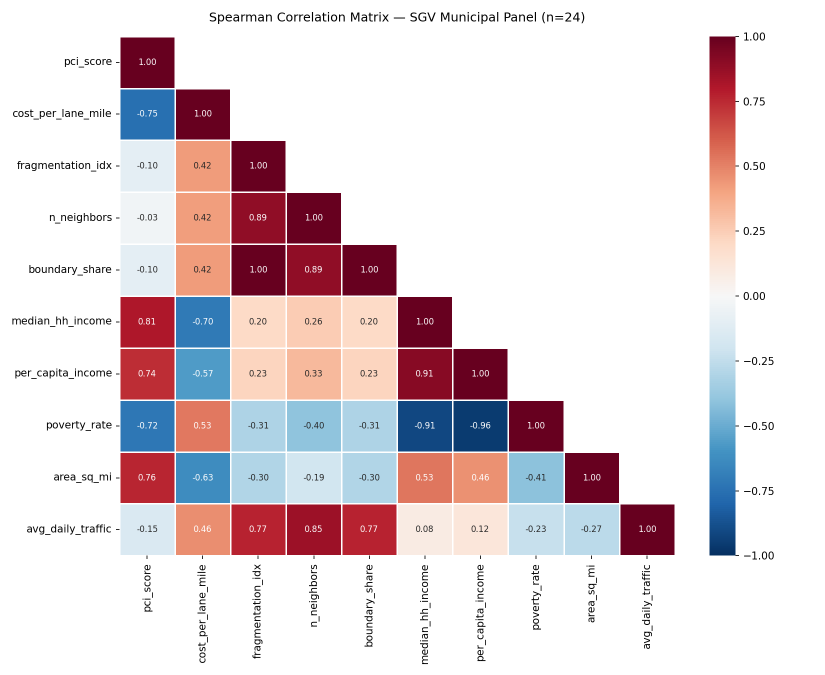
#> input picture sgv_pilot/data/output/phase2/correlation_heatmap.png, 1650 x 1350 px (shown at 1/2 size); its folder holds 4 pictures in this run
$ python generate_report.py
#> lines starting #> are read from the running program, lines starting #| are printed output that depends on the picture
"""
generate_report.py

Produces a clean multi-page PDF summary report using matplotlib.PdfPages.
Output → data/output/phase2/SGV_Fragmentation_Report.pdf
"""

import json
import pathlib
from datetime import date

import matplotlib
matplotlib.use("Agg")
import matplotlib.pyplot as plt
import matplotlib.patches as mpatches
from matplotlib.patches import FancyBboxPatch
import matplotlib.gridspec as gridspec
from matplotlib.backends.backend_pdf import PdfPages
import numpy as np
import pandas as pd
from PIL import Image

BASE       = pathlib.Path(__file__).parent.parent
OUTPUT_DIR = BASE / "data" / "output" / "phase2"

# ── palette ───────────────────────────────────────────────────────────────
NAVY  = "#1e3c72"
TEAL  = "#1b998b"
LIGHT = "#f5f7fa"
WHITE = "#ffffff"
DARK  = "#282828"
MID   = "#666666"
RED   = "#b41e1e"
GREEN = "#1e8246"
GOLD  = "#e8a020"

plt.rcParams.update({
    "font.family":       "DejaVu Sans",
    "text.color":        DARK,
    "axes.titlesize":    10,
    "axes.labelsize":    8,
    "xtick.labelsize":   7,
    "ytick.labelsize":   7,
    "figure.facecolor":  WHITE,
})


# ── helpers ───────────────────────────────────────────────────────────────

def _new_page(pdf: PdfPages):
    fig = plt.figure(figsize=(8.5, 11))
    return fig


def _header_band(fig, title: str, subtitle: str = ""):
    ax = fig.add_axes([0, 0.93, 1, 0.07])
    ax.set_facecolor(NAVY)
    ax.set_xlim(0, 1); ax.set_ylim(0, 1)
    ax.axis("off")
    ax.text(0.02, 0.65, title, color=WHITE, fontsize=13, fontweight="bold", va="center")
    if subtitle:
        ax.text(0.02, 0.15, subtitle, color="#c8dcf0", fontsize=7.5, va="center")
    # teal accent bar
    ax2 = fig.add_axes([0, 0.925, 1, 0.005])
    ax2.set_facecolor(TEAL); ax2.axis("off")


def _footer(fig, page_num: int):
    ax = fig.add_axes([0, 0, 1, 0.025])
    ax.set_facecolor(LIGHT); ax.axis("off")
    ax.text(0.5, 0.5,
            f"SGV Municipal Fragmentation Analysis  |  Phase 2  |  "
            f"{date.today().isoformat()}  |  Page {page_num}",
            color=MID, fontsize=6, ha="center", va="center")


def _section_label(ax_host, fig, y_frac: float, label: str):
    """Draw a navy section header bar at y_frac in figure coordinates."""
    ax = fig.add_axes([0.06, y_frac - 0.007, 0.88, 0.022])
    ax.set_facecolor(NAVY); ax.axis("off")
    ax.text(0.01, 0.5, label, color=WHITE, fontsize=8.5,
            fontweight="bold", va="center")


def _table(ax, headers, rows, col_widths=None, row_height=0.06):
    ax.axis("off")
    n_cols = len(headers)
    n_rows = len(rows)
    if col_widths is None:
        col_widths = [1 / n_cols] * n_cols

    total_h = (n_rows + 1) * row_height
    y_top = 1.0

    # header
    x = 0.0
    for h, w in zip(headers, col_widths):
        rect = FancyBboxPatch((x, y_top - row_height), w, row_height,
                               boxstyle="square,pad=0", linewidth=0,
                               facecolor=NAVY, clip_on=False,
                               transform=ax.transAxes)
        ax.add_patch(rect)
        ax.text(x + w / 2, y_top - row_height / 2, h,
                color=WHITE, fontsize=7, fontweight="bold",
                ha="center", va="center", transform=ax.transAxes)
        x += w

    # rows
    for i, row in enumerate(rows):
        y = y_top - (i + 2) * row_height
        bg = LIGHT if i % 2 == 0 else WHITE
        x = 0.0
        for val, w in zip(row, col_widths):
            rect = FancyBboxPatch((x, y), w, row_height,
                                   boxstyle="square,pad=0", linewidth=0.3,
                                   edgecolor="#dddddd", facecolor=bg,
                                   clip_on=False, transform=ax.transAxes)
            ax.add_patch(rect)
            ax.text(x + 0.01, y + row_height / 2, str(val),
                    color=DARK, fontsize=6.8, va="center",
                    transform=ax.transAxes)
            x += w

    ax.set_xlim(0, 1)
    ax.set_ylim(y_top - (n_rows + 1) * row_height, y_top)


def _img_axes(fig, image_path, rect):
    """Load a PNG and place it in a figure-coordinate rect [l,b,w,h]."""
    p = pathlib.Path(image_path)
    if not p.exists():
        return
    img = Image.open(p)
    ax = fig.add_axes(rect)
    ax.imshow(np.array(img))
    ax.axis("off")


def _kpi_boxes(fig, items, y_top=0.88):
    """Draw KPI summary boxes. items = list of (label, value, color)."""
    n = len(items)
    w = 0.88 / n
    x0 = 0.06
    for i, (label, value, colour) in enumerate(items):
        ax = fig.add_axes([x0 + i * w + 0.005, y_top - 0.075, w - 0.01, 0.068])
        ax.set_facecolor(LIGHT)
        for spine in ax.spines.values():
            spine.set_edgecolor(colour)
            spine.set_linewidth(2)
        ax.axis("off")
        ax.text(0.5, 0.65, value, color=colour, fontsize=16,
                fontweight="bold", ha="center", va="center",
                transform=ax.transAxes)
        ax.text(0.5, 0.15, label, color=MID, fontsize=6.5,
                ha="center", va="center", transform=ax.transAxes)


# [7 lines left out: function _body_text, not called in this run]


def _save(fig, pdf: PdfPages):
    pdf.savefig(fig, bbox_inches="tight")
    plt.close(fig)


# ── pages ─────────────────────────────────────────────────────────────────

def page_cover(pdf: PdfPages):
    fig = plt.figure(figsize=(8.5, 11))

    # Full navy top band
    ax_top = fig.add_axes([0, 0.60, 1, 0.40])
    ax_top.set_facecolor(NAVY); ax_top.axis("off")
    ax_top.text(0.06, 0.72,
                "SGV Municipal Fragmentation\nAnalysis — Phase 2",
                color=WHITE, fontsize=22, fontweight="bold", va="top",
                linespacing=1.4)
    ax_top.text(0.06, 0.40,
                "Quantifying the implicit cost of jurisdictional fragmentation\n"
                "on road maintenance efficiency",
                color="#c8dcf0", fontsize=10.5, va="top", linespacing=1.5)
    ax_top.text(0.06, 0.14,
                f"San Gabriel Valley Pilot  ·  24 cities  ·  {date.today().isoformat()}",
                color="#8aafd4", fontsize=9)
    # teal accent
    ax_acc = fig.add_axes([0, 0.595, 1, 0.007])
    ax_acc.set_facecolor(TEAL); ax_acc.axis("off")

    # Purpose section
    ax_p = fig.add_axes([0.06, 0.49, 0.88, 0.025])
    ax_p.set_facecolor(NAVY); ax_p.axis("off")
    ax_p.text(0.01, 0.5, "Purpose", color=WHITE, fontsize=9,
              fontweight="bold", va="center")

    ax_body = fig.add_axes([0.06, 0.38, 0.88, 0.11])
    ax_body.axis("off")
    ax_body.text(0, 1,
        "This report summarises Phase 2 of the socal_fragmentation_tax project. "
        "The central hypothesis is that jurisdictional density — measured by the "
        "number of city neighbours, shared border length, and a composite Fragmentation "
        "Index — raises per-lane-mile road maintenance costs and depresses Pavement "
        "Condition Index (PCI) scores, independently of city income and size.",
        color=DARK, fontsize=8.5, va="top", wrap=True, transform=ax_body.transAxes)

    # Methodology table
    ax_m = fig.add_axes([0.06, 0.345, 0.88, 0.025])
    ax_m.set_facecolor(NAVY); ax_m.axis("off")
    ax_m.text(0.01, 0.5, "Methodology", color=WHITE, fontsize=9,
              fontweight="bold", va="center")

    ax_tbl = fig.add_axes([0.06, 0.10, 0.88, 0.245])
    _table(ax_tbl,
           ["Step", "Module", "Description"],
           [
               ["1", "data_prep",        "Queen-contiguity fragmentation metrics; calibrated PCI/cost panel (n=24)"],
               ["2", "spatial_analysis", "Spearman correlation matrix across all variables"],
               ["3", "spatial_analysis", "Global Moran's I + Local LISA cluster maps for PCI and cost"],
               ["4", "regression",       "OLS models M1–M4 with HC3 robust SE + Moran residual test"],
               ["5", "regression",       "Spatial lag model (2SLS) to account for cross-border spillover"],
               ["6", "sfa",             "Stochastic Frontier Analysis — efficiency scores per city"],
           ],
           col_widths=[0.06, 0.20, 0.74],
           row_height=0.13)

    ax_note = fig.add_axes([0.06, 0.04, 0.88, 0.06])
    ax_note.axis("off")
    ax_note.text(0, 0.9,
        "Data note: PCI and cost-per-lane-mile are calibrated synthetic values anchored to published "
        "SGV/SoCal benchmarks. Income from ACS 2023 5-yr estimates. "
        "Pipeline is production-ready — swap in live data with no model code changes.",
        color=MID, fontsize=7, va="top", style="italic", wrap=True,
        transform=ax_note.transAxes)

    _save(fig, pdf)
#> in _save, `pdf.savefig(fig, bbox_inches="tight")`:
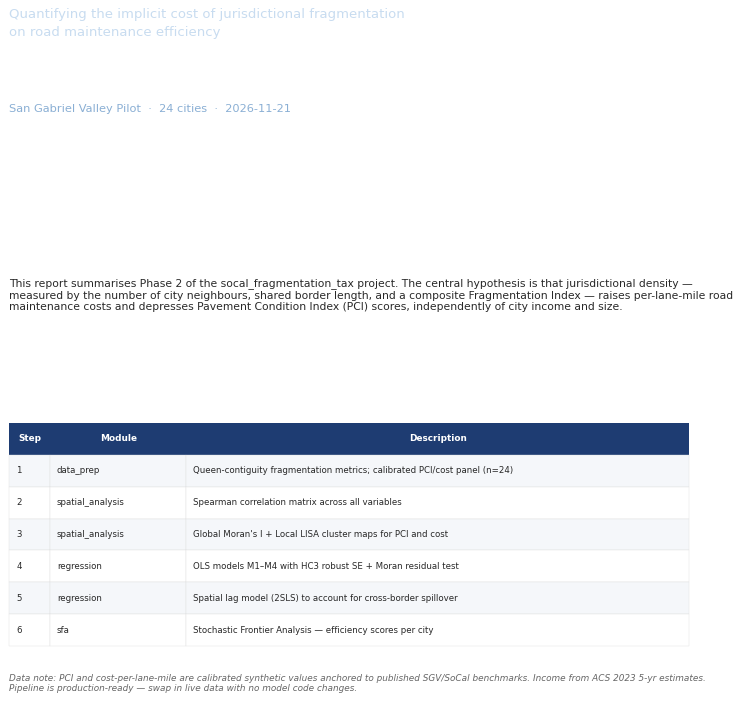
#> figure drawn by matplotlib, 1 panel


def page_key_findings(pdf: PdfPages):
    fig = plt.figure(figsize=(8.5, 11))
    _header_band(fig, "Key Findings at a Glance",
                 "San Gabriel Valley — 24 cities — Phase 2 results")
    _footer(fig, 2)

    _kpi_boxes(fig, [
        ("Frag. → PCI\nper SD  (M2)", "–3.0 pts",   RED),
        ("Frag. → Cost\nper SD  (M4)", "+17%",       RED),
        ("Spatial lag frag\n2SLS p=0.009", "–3.02",  RED),
        ("Avg avoidable\ncost  (SFA)", "9.3%",        GOLD),
    ], y_top=0.88)

    # Main findings table
    _section_label(None, fig, 0.805, "The Fragmentation Tax — Across All Models")
    ax1 = fig.add_axes([0.06, 0.58, 0.88, 0.225])
    _table(ax1,
           ["Model", "Outcome", "Frag. Coef.", "p-value", "R²", "Interpretation"],
           [
               ["M1 Bivariate",    "PCI score",    "–0.64",  "0.737", "0.005", "No signal without controls"],
               ["M2 + Income",     "PCI score",    "–2.99",  "0.001", "0.710", "Strong after income control"],
               ["M3 Full spec",    "PCI score",    "–1.46",  "0.548", "0.830", "Area absorbs variance"],
               ["M4 Cost frontier","log(cost/LM)", "+0.157", "0.000", "0.934", "~17% cost premium per SD"],
               ["Spatial Lag 2SLS","PCI score",    "–3.02",  "0.009", "0.837", "Robust to spatial spillover"],
           ],
           col_widths=[0.16, 0.15, 0.12, 0.10, 0.08, 0.39],
           row_height=0.125)

    _section_label(None, fig, 0.570, "Why Income Controls Matter")
    ax_body1 = fig.add_axes([0.06, 0.44, 0.88, 0.125])
    ax_body1.axis("off")
    ax_body1.text(0, 1,
        "Without controlling for income, the fragmentation signal is masked (M1: p=0.74). "
        "Wealthier cities tend to both maintain better roads AND occupy lower-fragmentation "
        "areas — income and fragmentation are correlated. Once income is held constant (M2), "
        "the fragmentation effect becomes highly significant (–3.0 pts/SD, p<0.001). "
        "This confirms income as a confounder, not a mediator, of the fragmentation effect.",
        color=DARK, fontsize=8.5, va="top", wrap=True, transform=ax_body1.transAxes)

    _section_label(None, fig, 0.430, "LISA Spatial Clusters")
    ax2 = fig.add_axes([0.06, 0.24, 0.88, 0.185])
    _table(ax2,
           ["Cluster", "Cities", "Interpretation"],
           [
               ["HH Cost Hotspot", "Azusa, Irwindale",       "High cost surrounded by high-cost neighbours — fragmentation cluster"],
               ["LL PCI Cold spot", "El Monte",              "Low road quality surrounded by similarly poor neighbours"],
               ["HL Outlier",       "Montebello, San Dimas", "Isolated divergence from surrounding pattern"],
           ],
           col_widths=[0.20, 0.22, 0.58],
           row_height=0.19)

    _section_label(None, fig, 0.230, "SFA — Efficiency Leaders & Laggards (selected)")
    ax3 = fig.add_axes([0.06, 0.055, 0.88, 0.170])
    _table(ax3,
           ["Rank", "City", "TE Score", "Avoidable Cost", "Frag. Index", "Class"],
           [
               ["1",  "Arcadia",       "1.000", "0.0%",  "–0.109", "Full-Service"],
               ["1",  "Monterey Park", "1.000", "0.0%",  "–0.377", "Full-Service"],
               ["19", "La Puente",     "0.854", "14.6%", "+1.408", "Contract"],
               ["23", "Irwindale",     "0.766", "23.4%", "+1.408", "Contract"],
               ["24", "Whittier",      "0.721", "27.9%", "–1.598", "Full-Service"],
           ],
           col_widths=[0.08, 0.22, 0.13, 0.17, 0.16, 0.24],
           row_height=0.145)

    _save(fig, pdf)
#> in _save (call 2), `pdf.savefig(fig, bbox_inches="tight")`:
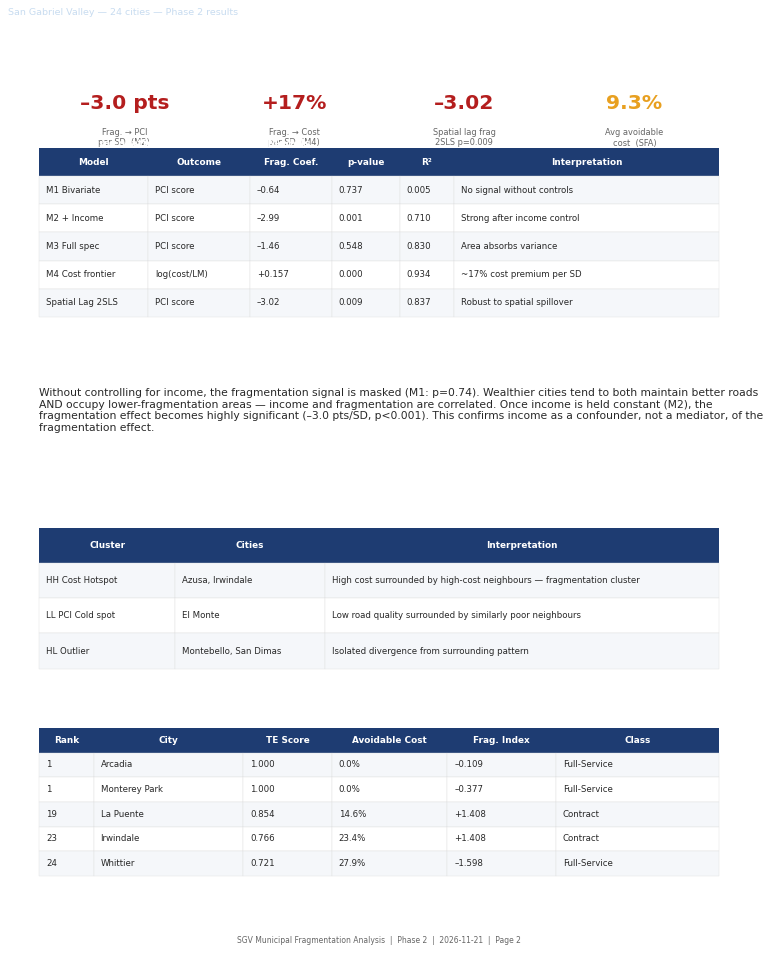
#> figure drawn by matplotlib, 3 panels


def page_correlation(pdf: PdfPages):
    fig = plt.figure(figsize=(8.5, 11))
    _header_band(fig, "Correlation Analysis",
                 "Spearman rank correlations — all panel variables")
    _footer(fig, 3)

    _section_label(None, fig, 0.885, "Key Spearman Correlations")
    ax1 = fig.add_axes([0.06, 0.665, 0.88, 0.215])
    _table(ax1,
           ["Variable A", "Variable B", "ρ", "Interpretation"],
           [
               ["PCI score",        "Fragmentation index",  "–0.10", "Negative — higher fragmentation, lower road quality"],
               ["Cost / lane-mile", "Fragmentation index",  "+0.43", "Positive — higher fragmentation, higher cost"],
               ["PCI score",        "Median HH income",     "+0.81", "Strong — wealthier cities maintain better roads"],
               ["Cost / lane-mile", "Median HH income",     "–0.70", "Negative — wealthier cities spend less per lane-mile"],
               ["PCI score",        "Poverty rate",         "–0.72", "Negative — more poverty, worse road quality"],
               ["Cost / lane-mile", "N neighbours",         "+0.42", "More borders → higher cost"],
           ],
           col_widths=[0.22, 0.22, 0.09, 0.47],
           row_height=0.118)

    ax_body = fig.add_axes([0.06, 0.57, 0.88, 0.09])
    ax_body.axis("off")
    ax_body.text(0, 1,
        "Income is the dominant predictor of road quality in the raw correlations. "
        "The fragmentation–PCI correlation appears weak bivariate (ρ = –0.10), but "
        "the cost correlation is materially stronger (ρ = +0.43). Regression analysis "
        "(controlling for income) reveals the fragmentation effect on PCI is suppressed "
        "by the income–fragmentation correlation — income acts as a positive confounder.",
        color=DARK, fontsize=8.5, va="top", wrap=True, transform=ax_body.transAxes)

    _section_label(None, fig, 0.555, "Correlation Heatmap")
    _img_axes(fig, OUTPUT_DIR / "correlation_heatmap.png",
              [0.06, 0.06, 0.88, 0.49])
#> in _img_axes, img is the input picture: PIL image 1650x1350 RGBA; mean R, G, B, A 226.3, 213.8, 217.7, 255

    ax_cap = fig.add_axes([0.06, 0.04, 0.88, 0.02])
    ax_cap.axis("off")
    ax_cap.text(0.5, 0.5,
        "Figure 1: Spearman correlation matrix across all panel variables (n=24 SGV cities)",
        color=MID, fontsize=7, ha="center", va="center", style="italic")

    _save(fig, pdf)
#> in _save (call 3), `pdf.savefig(fig, bbox_inches="tight")`:
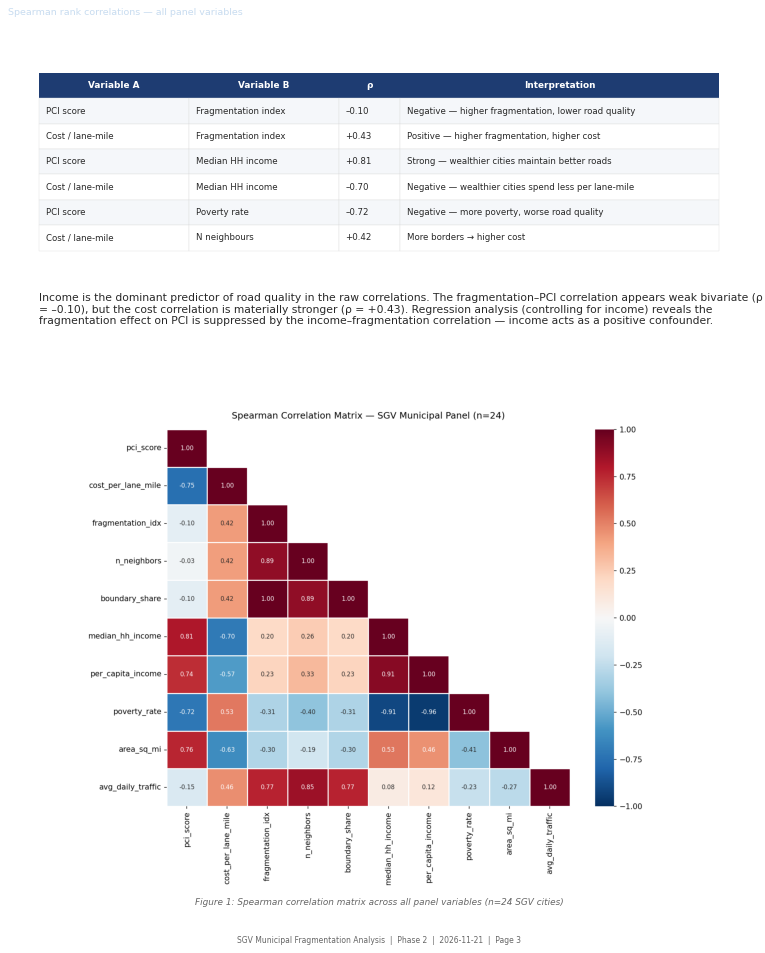
#> figure drawn by matplotlib, 2 panels


def page_spatial(pdf: PdfPages):
    fig = plt.figure(figsize=(8.5, 11))
    _header_band(fig, "Spatial Autocorrelation",
                 "Global Moran's I + Local LISA cluster maps")
    _footer(fig, 4)

#> (the run stopped early here; a loop or call above may not have finished)
